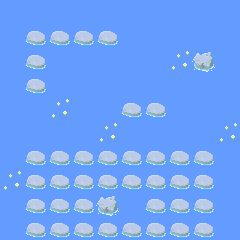

This is a level from a 2D game, rendered from its Tiled map with the project's own tilesets. A one-line summary and the complete map file follow:
An orthogonal 10x10 tile map with 24x24 px tiles, 1 tile layer (bgTiles) and 58 objects.

<map version="1.2" tiledversion="2019.04.18" orientation="orthogonal" renderorder="right-down" width="10" height="10" tilewidth="24" tileheight="24" infinite="0" nextlayerid="7" nextobjectid="133">
 <properties>
  <property name="Name" value="Level One" />
 </properties>
 <tileset firstgid="1" source="tileset-pond.tsx" />
 <layer id="1" name="bgTiles" width="10" height="10">
  <properties>
   <property name="tileset" value="tileset-pond" />
  </properties>
  <data encoding="csv">
2,2,2,2,2,2,2,2,2,2,
2,6,6,6,6,2,2,2,2,2,
2,6,2,2,2,2,2,3,5,2,
2,6,2,2,2,2,2,2,2,2,
2,2,3,2,2,6,6,2,2,2,
2,2,2,2,3,2,2,2,2,3,
2,6,6,6,6,6,6,6,6,2,
3,6,6,6,6,6,6,6,6,2,
2,6,6,6,5,2,6,6,6,2,
2,6,6,6,6,6,6,6,6,2
</data>
 </layer>
 <objectgroup id="2" name="platforms">
  <object id="5" template="SolidGround.tx" x="24" y="216" />
  <object id="41" template="SolidGround.tx" x="48" y="216" />
  <object id="60" template="SolidGround.tx" x="48" y="192" />
  <object id="61" template="SolidGround.tx" x="24" y="192" />
  <object id="62" template="SolidGround.tx" x="24" y="168" />
  <object id="63" template="SolidGround.tx" x="72" y="192" />
  <object id="64" template="SolidGround.tx" x="72" y="216" />
  <object id="65" template="SolidGround.tx" x="96" y="216" />
  <object id="66" template="SolidGround.tx" x="96" y="192" />
  <object id="68" template="SolidGround.tx" x="144" y="192" />
  <object id="69" template="SolidGround.tx" x="192" y="216" />
  <object id="72" template="SolidGround.tx" x="120" y="120" />
  <object id="73" template="SolidGround.tx" x="144" y="120" />
  <object id="74" template="SolidGround.tx" x="192" y="72" />
  <object id="75" template="SolidGround.tx" x="48" y="168" />
  <object id="76" template="SolidGround.tx" x="72" y="168" />
  <object id="77" template="SolidGround.tx" x="96" y="168" />
  <object id="79" template="SolidGround.tx" x="120" y="168" />
  <object id="80" template="SolidGround.tx" x="168" y="168" />
  <object id="82" template="SolidGround.tx" x="144" y="168" />
  <object id="83" template="SolidGround.tx" x="192" y="168" />
  <object id="84" template="SolidGround.tx" x="192" y="192" />
  <object id="86" template="SolidGround.tx" x="168" y="192" />
  <object id="87" template="SolidGround.tx" x="192" y="240" />
  <object id="88" template="SolidGround.tx" x="168" y="216" />
  <object id="89" template="SolidGround.tx" x="168" y="240" />
  <object id="90" template="SolidGround.tx" x="144" y="216" />
  <object id="91" template="SolidGround.tx" x="144" y="240" />
  <object id="92" template="SolidGround.tx" x="120" y="192" />
  <object id="94" template="SolidGround.tx" x="120" y="240" />
  <object id="95" template="SolidGround.tx" x="96" y="240" />
  <object id="96" template="SolidGround.tx" x="72" y="240" />
  <object id="97" template="SolidGround.tx" x="48" y="240" />
  <object id="98" template="SolidGround.tx" x="24" y="240" />
  <object id="99" template="LilyPad.tx" x="48" y="144" />
  <object id="100" template="LilyPad.tx" x="72" y="144" />
  <object id="101" template="LilyPad.tx" x="96" y="72" />
  <object id="103" template="LilyPad.tx" x="192" y="96" />
  <object id="104" template="LilyPad.tx" x="120" y="144" />
  <object id="105" template="LilyPad.tx" x="144" y="144" />
  <object id="115" template="SolidGround.tx" x="24" y="96" />
  <object id="116" template="SolidGround.tx" x="24" y="72" />
  <object id="118" template="SolidGround.tx" x="72" y="48" />
  <object id="119" template="SolidGround.tx" x="48" y="48" />
  <object id="120" template="SolidGround.tx" x="24" y="48" />
  <object id="121" template="SolidGround.tx" x="96" y="48" />
  <object id="132" template="Tree.tx" x="120" y="216" />
 </objectgroup>
 <objectgroup id="3" name="objects">
  <object id="6" template="Player.tx" x="24" y="216" />
  <object id="126" template="Tomato.tx" x="72" y="192" />
  <object id="127" template="Tomato.tx" x="120" y="192" />
  <object id="128" template="Tomato.tx" x="168" y="192" />
  <object id="129" template="Block.tx" x="96" y="168" />
  <object id="130" template="Block.tx" x="96" y="192" />
  <object id="131" template="Block.tx" x="96" y="216" />
 </objectgroup>
 <objectgroup id="4" name="floaters">
  <object id="106" template="Fly.tx" x="192" y="168" />
  <object id="107" template="Fly.tx" x="192" y="72" />
  <object id="109" template="Fly.tx" x="24" y="168" />
  <object id="124" template="Goal.tx" x="144" y="120" />
 </objectgroup>
</map>